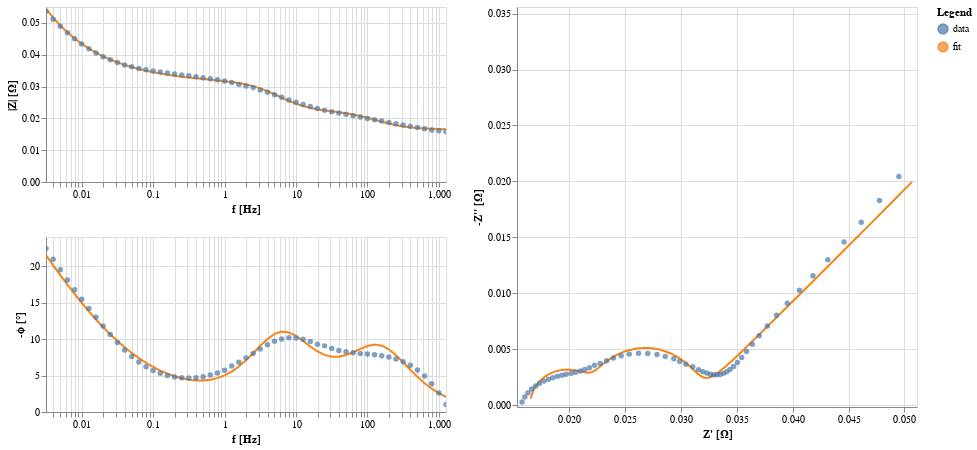

The cell this chart's notebook holds for it:
### Code cell
circuit.plot(f_data=frequencies, Z_data=Z)

### Figure 1 — Vega-Lite specification as saved in the notebook (floating-point values rounded to 4 significant figures)
{"config": {"view": {"continuousWidth": 300, "continuousHeight": 300}, "background": "#FFFFFF"}, "hconcat": [{"vconcat": [{"layer": [{"data": {"name": "data-512677db069230473fdb800ac53204b6"}, "mark": {"type": "line"}, "encoding": {"color": {"field": "kind", "type": "nominal"}, "x": {"axis": {"title": "f [Hz]"}, "field": "f", "scale": {"nice": false, "type": "log"}, "type": "quantitative"}, "y": {"axis": {"title": "|Z| [Ω]"}, "field": "mag", "type": "quantitative"}}, "transform": [{"calculate": "sqrt(pow(datum.z_real,2) + pow(datum.z_imag,2))", "as": "mag"}, {"calculate": "-(180/PI)*atan(datum.z_imag/datum.z_real)", "as": "neg_phase"}]}, {"data": {"name": "data-fd6f011a3bca28d19d77b78352caffcc"}, "mark": {"type": "circle"}, "encoding": {"color": {"field": "kind", "type": "nominal"}, "size": {"condition": {"param": "param_1", "value": 80, "empty": false}, "value": 30}, "x": {"axis": {"title": "f [Hz]"}, "field": "f", "scale": {"nice": false, "type": "log"}, "type": "quantitative"}, "y": {"axis": {"title": "|Z| [Ω]"}, "field": "mag", "type": "quantitative"}}, "name": "view_1", "transform": [{"calculate": "sqrt(pow(datum.z_real,2) + pow(datum.z_imag,2))", "as": "mag"}, {"calculate": "-(180/PI)*atan(datum.z_imag/datum.z_real)", "as": "neg_phase"}]}], "height": 175.0, "width": 400}, {"layer": [{"data": {"name": "data-512677db069230473fdb800ac53204b6"}, "mark": {"type": "line"}, "encoding": {"color": {"field": "kind", "type": "nominal"}, "x": {"axis": {"title": "f [Hz]"}, "field": "f", "scale": {"nice": false, "type": "log"}, "type": "quantitative"}, "y": {"axis": {"title": "-ϕ [°]"}, "field": "neg_phase", "type": "quantitative"}}, "transform": [{"calculate": "sqrt(pow(datum.z_real,2) + pow(datum.z_imag,2))", "as": "mag"}, {"calculate": "-(180/PI)*atan(datum.z_imag/datum.z_real)", "as": "neg_phase"}]}, {"data": {"name": "data-fd6f011a3bca28d19d77b78352caffcc"}, "mark": {"type": "circle"}, "encoding": {"color": {"field": "kind", "type": "nominal"}, "size": {"condition": {"param": "param_1", "value": 80, "empty": false}, "value": 30}, "x": {"axis": {"title": "f [Hz]"}, "field": "f", "scale": {"nice": false, "type": "log"}, "type": "quantitative"}, "y": {"axis": {"title": "-ϕ [°]"}, "field": "neg_phase", "type": "quantitative"}}, "name": "view_2", "transform": [{"calculate": "sqrt(pow(datum.z_real,2) + pow(datum.z_imag,2))", "as": "mag"}, {"calculate": "-(180/PI)*atan(datum.z_imag/datum.z_real)", "as": "neg_phase"}]}], "height": 175.0, "width": 400}]}, {"layer": [{"data": {"name": "data-512677db069230473fdb800ac53204b6"}, "mark": {"type": "line"}, "encoding": {"color": {"field": "kind", "type": "nominal"}, "x": {"axis": {"title": "Z' [Ω]"}, "field": "z_real", "scale": {"domain": [0.01581, 0.05067], "nice": false, "padding": 5}, "type": "quantitative"}, "y": {"axis": {"title": "-Z'' [Ω]"}, "field": "neg_z_imag", "scale": {"domain": [0.0002828, 0.03515], "nice": false, "padding": 5}, "type": "quantitative"}}, "transform": [{"calculate": "-datum.z_imag", "as": "neg_z_imag"}]}, {"data": {"name": "data-fd6f011a3bca28d19d77b78352caffcc"}, "mark": {"type": "circle"}, "encoding": {"color": {"field": "kind", "legend": {"title": "Legend"}, "type": "nominal"}, "size": {"condition": {"param": "param_1", "value": 80, "empty": false}, "value": 30}, "x": {"axis": {"title": "Z' [Ω]"}, "field": "z_real", "scale": {"domain": [0.01581, 0.05067], "nice": false, "padding": 5}, "type": "quantitative"}, "y": {"axis": {"title": "-Z'' [Ω]"}, "field": "neg_z_imag", "scale": {"domain": [0.0002828, 0.03515], "nice": false, "padding": 5}, "type": "quantitative"}}, "name": "view_3", "transform": [{"calculate": "-datum.z_imag", "as": "neg_z_imag"}]}], "height": 400, "width": 400}], "params": [{"name": "param_1", "select": {"type": "point", "fields": ["f"], "nearest": true, "on": "mouseover"}, "views": ["view_1", "view_2", "view_3"]}, {"name": "param_3", "select": {"type": "interval", "encodings": ["x", "y"]}, "bind": "scales", "views": ["view_1", "view_2"]}, {"name": "param_2", "select": {"type": "interval", "encodings": ["x", "y"]}, "bind": "scales", "views": ["view_3"]}], "$schema": "https://vega.github.io/schema/vega-lite/v5.8.0.json", "datasets": {"data-512677db069230473fdb800ac53204b6": [{"f": 0.003162, "z_real": 0.05067, "z_imag": -0.01996, "kind": "fit", "fmt": "-"}, {"f": 0.003981, "z_real": 0.0485, "z_imag": -0.01777, "kind": "fit", "fmt": "-"}, {"f": 0.005012, "z_real": 0.04658, "z_imag": -0.01583, "kind": "fit", "fmt": "-"}, {"f": 0.00631, "z_real": 0.04486, "z_imag": -0.01411, "kind": "fit", "fmt": "-"}, {"f": 0.007943, "z_real": 0.04333, "z_imag": -0.01258, "kind": "fit", "fmt": "-"}, {"f": 0.01, "z_real": 0.04196, "z_imag": -0.01122, "kind": "fit", "fmt": "-"}, {"f": 0.01259, "z_real": 0.04074, "z_imag": -0.01, "kind": "fit", "fmt": "-"}, {"f": 0.01585, "z_real": 0.03966, "z_imag": -0.008924, "kind": "fit", "fmt": "-"}, {"f": 0.01995, "z_real": 0.03869, "z_imag": -0.007964, "kind": "fit", "fmt": "-"}, {"f": 0.02512, "z_real": 0.03783, "z_imag": -0.007111, "kind": "fit", "fmt": "-"}, {"f": 0.03162, "z_real": 0.03706, "z_imag": -0.006354, "kind": "fit", "fmt": "-"}, {"f": 0.03981, "z_real": 0.03637, "z_imag": -0.005683, "kind": "fit", "fmt": "-"}, {"f": 0.05012, "z_real": 0.03576, "z_imag": -0.005091, "kind": "fit", "fmt": "-"}, {"f": 0.0631, "z_real": 0.03522, "z_imag": -0.004569, "kind": "fit", "fmt": "-"}, {"f": 0.07943, "z_real": 0.03473, "z_imag": -0.004113, "kind": "fit", "fmt": "-"}, {"f": 0.1, "z_real": 0.0343, "z_imag": -0.003716, "kind": "fit", "fmt": "-"}, {"f": 0.1259, "z_real": 0.03391, "z_imag": -0.003375, "kind": "fit", "fmt": "-"}, {"f": 0.1585, "z_real": 0.03356, "z_imag": -0.003088, "kind": "fit", "fmt": "-"}, {"f": 0.1995, "z_real": 0.03325, "z_imag": -0.002852, "kind": "fit", "fmt": "-"}, {"f": 0.2512, "z_real": 0.03297, "z_imag": -0.002667, "kind": "fit", "fmt": "-"}, {"f": 0.3162, "z_real": 0.03271, "z_imag": -0.002534, "kind": "fit", "fmt": "-"}, {"f": 0.3981, "z_real": 0.03248, "z_imag": -0.002455, "kind": "fit", "fmt": "-"}, {"f": 0.5012, "z_real": 0.03226, "z_imag": -0.002434, "kind": "fit", "fmt": "-"}, {"f": 0.631, "z_real": 0.03204, "z_imag": -0.002476, "kind": "fit", "fmt": "-"}, {"f": 0.7943, "z_real": 0.03181, "z_imag": -0.002586, "kind": "fit", "fmt": "-"}, {"f": 1.0, "z_real": 0.03157, "z_imag": -0.002771, "kind": "fit", "fmt": "-"}, {"f": 1.259, "z_real": 0.03128, "z_imag": -0.003035, "kind": "fit", "fmt": "-"}, {"f": 1.585, "z_real": 0.03092, "z_imag": -0.003377, "kind": "fit", "fmt": "-"}, {"f": 1.995, "z_real": 0.03045, "z_imag": -0.003784, "kind": "fit", "fmt": "-"}, {"f": 2.512, "z_real": 0.02984, "z_imag": -0.004225, "kind": "fit", "fmt": "-"}, {"f": 3.162, "z_real": 0.02907, "z_imag": -0.004644, "kind": "fit", "fmt": "-"}, {"f": 3.981, "z_real": 0.02814, "z_imag": -0.004968, "kind": "fit", "fmt": "-"}, {"f": 5.012, "z_real": 0.02709, "z_imag": -0.005124, "kind": "fit", "fmt": "-"}, {"f": 6.31, "z_real": 0.02602, "z_imag": -0.005072, "kind": "fit", "fmt": "-"}, {"f": 7.943, "z_real": 0.02503, "z_imag": -0.004828, "kind": "fit", "fmt": "-"}, {"f": 10.0, "z_real": 0.02419, "z_imag": -0.004454, "kind": "fit", "fmt": "-"}, {"f": 12.59, "z_real": 0.02352, "z_imag": -0.004033, "kind": "fit", "fmt": "-"}, {"f": 15.85, "z_real": 0.023, "z_imag": -0.003633, "kind": "fit", "fmt": "-"}, {"f": 19.95, "z_real": 0.02261, "z_imag": -0.003303, "kind": "fit", "fmt": "-"}, {"f": 25.12, "z_real": 0.02229, "z_imag": -0.003067, "kind": "fit", "fmt": "-"}, {"f": 31.62, "z_real": 0.02201, "z_imag": -0.002933, "kind": "fit", "fmt": "-"}, {"f": 39.81, "z_real": 0.02173, "z_imag": -0.002894, "kind": "fit", "fmt": "-"}, {"f": 50.12, "z_real": 0.0214, "z_imag": -0.002935, "kind": "fit", "fmt": "-"}, {"f": 63.1, "z_real": 0.02101, "z_imag": -0.003027, "kind": "fit", "fmt": "-"}, {"f": 79.43, "z_real": 0.02052, "z_imag": -0.003126, "kind": "fit", "fmt": "-"}, {"f": 100.0, "z_real": 0.01996, "z_imag": -0.003181, "kind": "fit", "fmt": "-"}, {"f": 125.9, "z_real": 0.01934, "z_imag": -0.003147, "kind": "fit", "fmt": "-"}, {"f": 158.5, "z_real": 0.01872, "z_imag": -0.002998, "kind": "fit", "fmt": "-"}, {"f": 199.5, "z_real": 0.01815, "z_imag": -0.002745, "kind": "fit", "fmt": "-"}, {"f": 251.2, "z_real": 0.01769, "z_imag": -0.002422, "kind": "fit", "fmt": "-"}, {"f": 316.2, "z_real": 0.01733, "z_imag": -0.002073, "kind": "fit", "fmt": "-"}, {"f": 398.1, "z_real": 0.01707, "z_imag": -0.001732, "kind": "fit", "fmt": "-"}, {"f": 501.2, "z_real": 0.01688, "z_imag": -0.001424, "kind": "fit", "fmt": "-"}, {"f": 631.0, "z_real": 0.01676, "z_imag": -0.001156, "kind": "fit", "fmt": "-"}, {"f": 794.3, "z_real": 0.01668, "z_imag": -0.0009318, "kind": "fit", "fmt": "-"}, {"f": 1000.0, "z_real": 0.01663, "z_imag": -0.0007471, "kind": "fit", "fmt": "-"}, {"f": 1259.0, "z_real": 0.0166, "z_imag": -0.000597, "kind": "fit", "fmt": "-"}], "data-fd6f011a3bca28d19d77b78352caffcc": [{"f": 0.003162, "z_real": 0.0495, "z_imag": -0.02044, "kind": "data", "fmt": "o"}, {"f": 0.003981, "z_real": 0.04777, "z_imag": -0.01829, "kind": "data", "fmt": "o"}, {"f": 0.005012, "z_real": 0.04614, "z_imag": -0.01634, "kind": "data", "fmt": "o"}, {"f": 0.00631, "z_real": 0.0446, "z_imag": -0.01459, "kind": "data", "fmt": "o"}, {"f": 0.007943, "z_real": 0.04314, "z_imag": -0.013, "kind": "data", "fmt": "o"}, {"f": 0.01, "z_real": 0.04182, "z_imag": -0.01157, "kind": "data", "fmt": "o"}, {"f": 0.01259, "z_real": 0.04061, "z_imag": -0.01028, "kind": "data", "fmt": "o"}, {"f": 0.01585, "z_real": 0.03952, "z_imag": -0.009113, "kind": "data", "fmt": "o"}, {"f": 0.01995, "z_real": 0.03857, "z_imag": -0.008045, "kind": "data", "fmt": "o"}, {"f": 0.02512, "z_real": 0.03773, "z_imag": -0.007076, "kind": "data", "fmt": "o"}, {"f": 0.03162, "z_real": 0.03701, "z_imag": -0.00621, "kind": "data", "fmt": "o"}, {"f": 0.03981, "z_real": 0.0364, "z_imag": -0.005451, "kind": "data", "fmt": "o"}, {"f": 0.05012, "z_real": 0.03588, "z_imag": -0.004805, "kind": "data", "fmt": "o"}, {"f": 0.0631, "z_real": 0.03545, "z_imag": -0.004263, "kind": "data", "fmt": "o"}, {"f": 0.07943, "z_real": 0.03507, "z_imag": -0.003817, "kind": "data", "fmt": "o"}, {"f": 0.1, "z_real": 0.03472, "z_imag": -0.003465, "kind": "data", "fmt": "o"}, {"f": 0.1259, "z_real": 0.0344, "z_imag": -0.003194, "kind": "data", "fmt": "o"}, {"f": 0.1585, "z_real": 0.03411, "z_imag": -0.002984, "kind": "data", "fmt": "o"}, {"f": 0.1995, "z_real": 0.03382, "z_imag": -0.002842, "kind": "data", "fmt": "o"}, {"f": 0.2512, "z_real": 0.03354, "z_imag": -0.002751, "kind": "data", "fmt": "o"}, {"f": 0.3162, "z_real": 0.03325, "z_imag": -0.002709, "kind": "data", "fmt": "o"}, {"f": 0.3981, "z_real": 0.03296, "z_imag": -0.002716, "kind": "data", "fmt": "o"}, {"f": 0.5012, "z_real": 0.03266, "z_imag": -0.002769, "kind": "data", "fmt": "o"}, {"f": 0.631, "z_real": 0.03233, "z_imag": -0.002869, "kind": "data", "fmt": "o"}, {"f": 0.7943, "z_real": 0.03197, "z_imag": -0.002995, "kind": "data", "fmt": "o"}, {"f": 1.0, "z_real": 0.03158, "z_imag": -0.003163, "kind": "data", "fmt": "o"}, {"f": 1.259, "z_real": 0.03107, "z_imag": -0.003435, "kind": "data", "fmt": "o"}, {"f": 1.585, "z_real": 0.03046, "z_imag": -0.003653, "kind": "data", "fmt": "o"}, {"f": 1.995, "z_real": 0.0299, "z_imag": -0.003896, "kind": "data", "fmt": "o"}, {"f": 2.512, "z_real": 0.02938, "z_imag": -0.00415, "kind": "data", "fmt": "o"}, {"f": 3.162, "z_real": 0.02861, "z_imag": -0.004356, "kind": "data", "fmt": "o"}, {"f": 3.981, "z_real": 0.02788, "z_imag": -0.004529, "kind": "data", "fmt": "o"}, {"f": 5.012, "z_real": 0.02705, "z_imag": -0.004624, "kind": "data", "fmt": "o"}, {"f": 6.31, "z_real": 0.02623, "z_imag": -0.004635, "kind": "data", "fmt": "o"}, {"f": 7.943, "z_real": 0.0254, "z_imag": -0.004563, "kind": "data", "fmt": "o"}, {"f": 10.0, "z_real": 0.02467, "z_imag": -0.004418, "kind": "data", "fmt": "o"}, {"f": 12.59, "z_real": 0.02398, "z_imag": -0.004214, "kind": "data", "fmt": "o"}, {"f": 15.85, "z_real": 0.02338, "z_imag": -0.003976, "kind": "data", "fmt": "o"}, {"f": 19.95, "z_real": 0.0228, "z_imag": -0.003729, "kind": "data", "fmt": "o"}, {"f": 25.12, "z_real": 0.02229, "z_imag": -0.003558, "kind": "data", "fmt": "o"}, {"f": 31.62, "z_real": 0.02183, "z_imag": -0.003351, "kind": "data", "fmt": "o"}, {"f": 39.81, "z_real": 0.02142, "z_imag": -0.003183, "kind": "data", "fmt": "o"}, {"f": 50.12, "z_real": 0.02104, "z_imag": -0.003051, "kind": "data", "fmt": "o"}, {"f": 63.1, "z_real": 0.02061, "z_imag": -0.002939, "kind": "data", "fmt": "o"}, {"f": 79.43, "z_real": 0.02021, "z_imag": -0.002848, "kind": "data", "fmt": "o"}, {"f": 100.0, "z_real": 0.01976, "z_imag": -0.002758, "kind": "data", "fmt": "o"}, {"f": 125.9, "z_real": 0.0194, "z_imag": -0.002677, "kind": "data", "fmt": "o"}, {"f": 158.5, "z_real": 0.01898, "z_imag": -0.002576, "kind": "data", "fmt": "o"}, {"f": 199.5, "z_real": 0.01856, "z_imag": -0.002456, "kind": "data", "fmt": "o"}, {"f": 251.2, "z_real": 0.01817, "z_imag": -0.002316, "kind": "data", "fmt": "o"}, {"f": 316.2, "z_real": 0.01778, "z_imag": -0.002149, "kind": "data", "fmt": "o"}, {"f": 398.1, "z_real": 0.01738, "z_imag": -0.001949, "kind": "data", "fmt": "o"}, {"f": 501.2, "z_real": 0.01703, "z_imag": -0.001715, "kind": "data", "fmt": "o"}, {"f": 631.0, "z_real": 0.01666, "z_imag": -0.001436, "kind": "data", "fmt": "o"}, {"f": 794.3, "z_real": 0.01634, "z_imag": -0.001109, "kind": "data", "fmt": "o"}, {"f": 1000.0, "z_real": 0.01606, "z_imag": -0.0007287, "kind": "data", "fmt": "o"}, {"f": 1259.0, "z_real": 0.01581, "z_imag": -0.0002828, "kind": "data", "fmt": "o"}]}}
